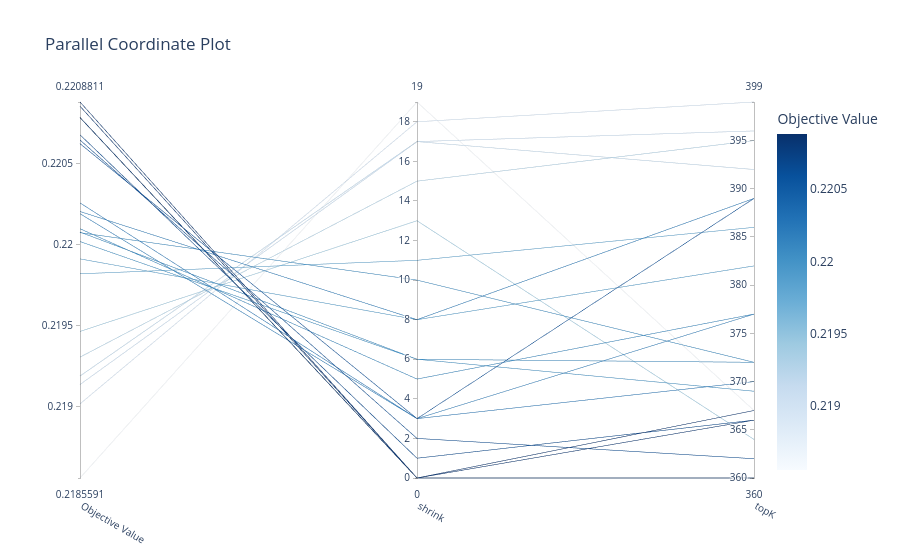

The notebook cell saved with this chart:
### Code cell
optuna.visualization.plot_parallel_coordinate(optuna_study)

### Figure 1 — Plotly figure (JSON) as saved in the notebook; plotly's stock layout.template omitted (floating-point values rounded to 4 significant figures)
{"data": [{"dimensions": [{"label": "Objective Value", "range": [0.2186, 0.2209], "values": [0.2198, 0.2193, 0.2202, 0.219, 0.2201, 0.2186, 0.2206, 0.2206, 0.2192, 0.2191, 0.2208, 0.2208, 0.2208, 0.2201, 0.2209, 0.22, 0.2202, 0.2195, 0.2201, 0.2209, 0.2199, 0.2207, 0.2203]}, {"label": "shrink", "range": [0, 19], "values": [11, 15, 8, 18, 10, 19, 2, 3, 17, 17, 0, 0, 0, 5, 0, 6, 3, 13, 6, 0, 8, 1, 3]}, {"label": "topK", "range": [360, 399], "values": [386, 395, 389, 399, 372, 367, 362, 389, 392, 396, 360, 360, 360, 377, 367, 369, 377, 364, 372, 366, 382, 366, 370]}], "labelangle": 30, "labelside": "bottom", "line": {"color": [0.2198, 0.2193, 0.2202, 0.219, 0.2201, 0.2186, 0.2206, 0.2206, 0.2192, 0.2191, 0.2208, 0.2208, 0.2208, 0.2201, 0.2209, 0.22, 0.2202, 0.2195, 0.2201, 0.2209, 0.2199, 0.2207, 0.2203], "colorbar": {"title": {"text": "Objective Value"}}, "colorscale": [[0, "rgb(247,251,255)"], [0.125, "rgb(222,235,247)"], [0.25, "rgb(198,219,239)"], [0.375, "rgb(158,202,225)"], [0.5, "rgb(107,174,214)"], [0.625, "rgb(66,146,198)"], [0.75, "rgb(33,113,181)"], [0.875, "rgb(8,81,156)"], [1, "rgb(8,48,107)"]], "reversescale": false, "showscale": true}, "type": "parcoords"}], "layout": {"title": {"text": "Parallel Coordinate Plot"}}}
